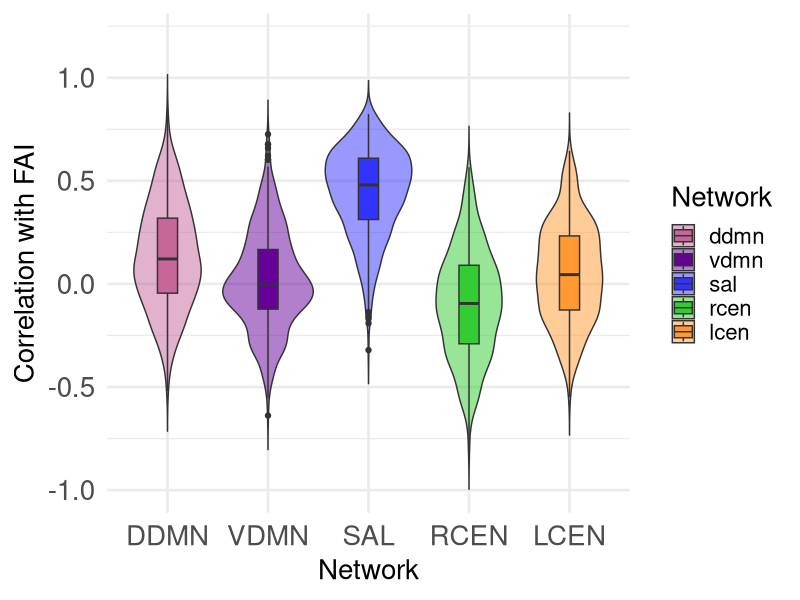
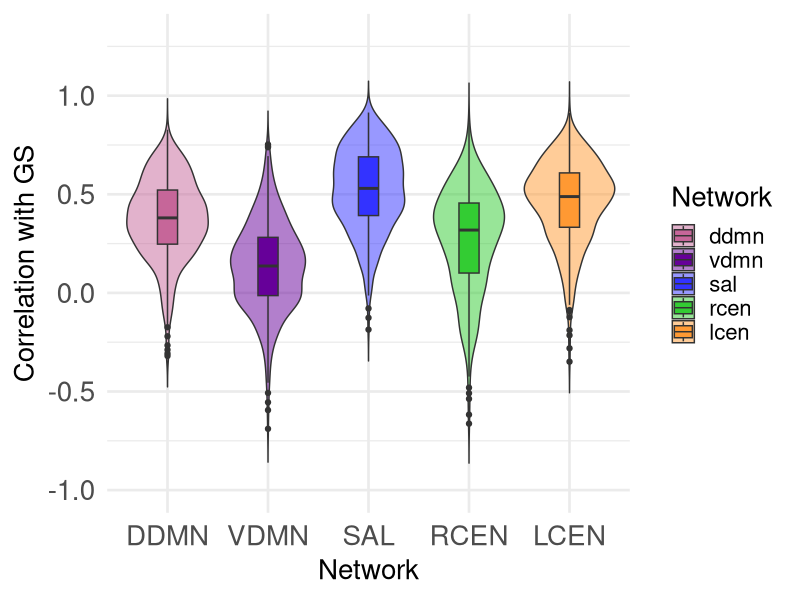
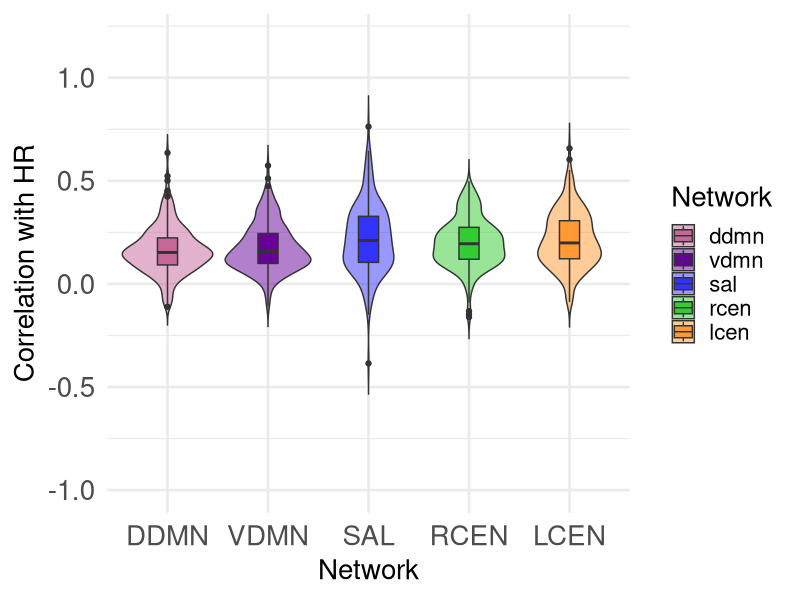

The R source for these figures, in order:
#This code will run manova on network corr with gs

library(dplyr)
library(tidyr)
library(ggplot2)

df<-read.csv("Networks_Corr_Global_Components_last_mo_corr.csv")


df$A_ddmn<-df$A_ddmn*-1

df$A_vdmn<-df$A_vdmn*-1

df$A_lcen<-df$A_lcen*-1

df$A_rcen<-df$A_rcen*-1

df$A_sal<-df$A_sal*-1

df_long <- df %>%
  mutate(id=row_number()) %>%
  pivot_longer(
    cols = -id,
    names_to = c("global_component", "network"),
    names_sep = "_"
  ) %>%
  mutate(
    global_component = case_when(
      global_component == "G" ~ "gs",
      global_component == "A" ~ "fai",
      global_component == "H" ~ "hr",
      TRUE ~ global_component
    )
  ) 

df_long$id<- as.factor(df_long$id)

class(df_long$global_component)

df_long$global_component<-as.factor(df_long$global_component)

df_long$network<-as.factor(df_long$network)


# Define significance bars and stars
df_long$network<-factor(df_long$network, levels=c("ddmn","vdmn","sal","rcen","lcen"))
df_fai<- subset(df_long,df_long$global_component=="fai")
df_gs<- subset(df_long,df_long$global_component == "gs")
df_hr<- subset(df_long,df_long$global_component=="hr")

x_labels<-c("DDMN","VDMN","SAL","RCEN","LCEN")


ggplot(df_fai, aes(x = network, y = value, fill = network)) +
  geom_violin(trim = FALSE, alpha = 0.5, position = position_dodge(0.9)) + 
  geom_boxplot(width = 0.2, position = position_dodge(0.9)) +
  # Add stars above each network
  scale_x_discrete(labels=x_labels)+
  theme_minimal(base_size = 20) + 
  theme(axis.text = element_text(size = 20), axis.title = element_text(size = 20)) +
  labs( x = "Network", y = "Correlation with FAI", fill = "Network") +
  scale_fill_manual(values = c("#C66699", "#660099", "#3333FF", "#33CC33", "#FF9933"))+ylim(-1.0,1.20)


ggplot(df_gs, aes(x = network, y = value, fill = network)) +
  geom_violin(trim = FALSE, alpha = 0.5, position = position_dodge(0.9)) + 
  geom_boxplot(width = 0.2, position = position_dodge(0.9)) +
  scale_x_discrete(labels=x_labels)+
  theme_minimal(base_size=20) + 
  theme(axis.text = element_text(size = 20), axis.title = element_text(size = 20)) +
  labs( x = "Network", y = "Correlation with GS", fill = "Network") +
  scale_fill_manual(values = c("#C66699", "#660099", "#3333FF", "#33CC33", "#FF9933"))+ylim(-1.0, 1.30)



ggplot(df_hr, aes(x = network, y = value, fill = network)) +
  geom_violin(trim = FALSE, alpha = 0.5, position = position_dodge(0.9)) + 
  geom_boxplot(width = 0.2, position = position_dodge(0.9)) +
  scale_x_discrete(labels=x_labels)+
  theme_minimal(base_size=20) + 
  theme(axis.text = element_text(size = 20), axis.title = element_text(size = 20)) +
  labs( x = "Network", y = "Correlation with HR", fill = "Network") +
  scale_fill_manual(values = c("#C66699", "#660099", "#3333FF", "#33CC33", "#FF9933"))+ylim(-1,1.20)

